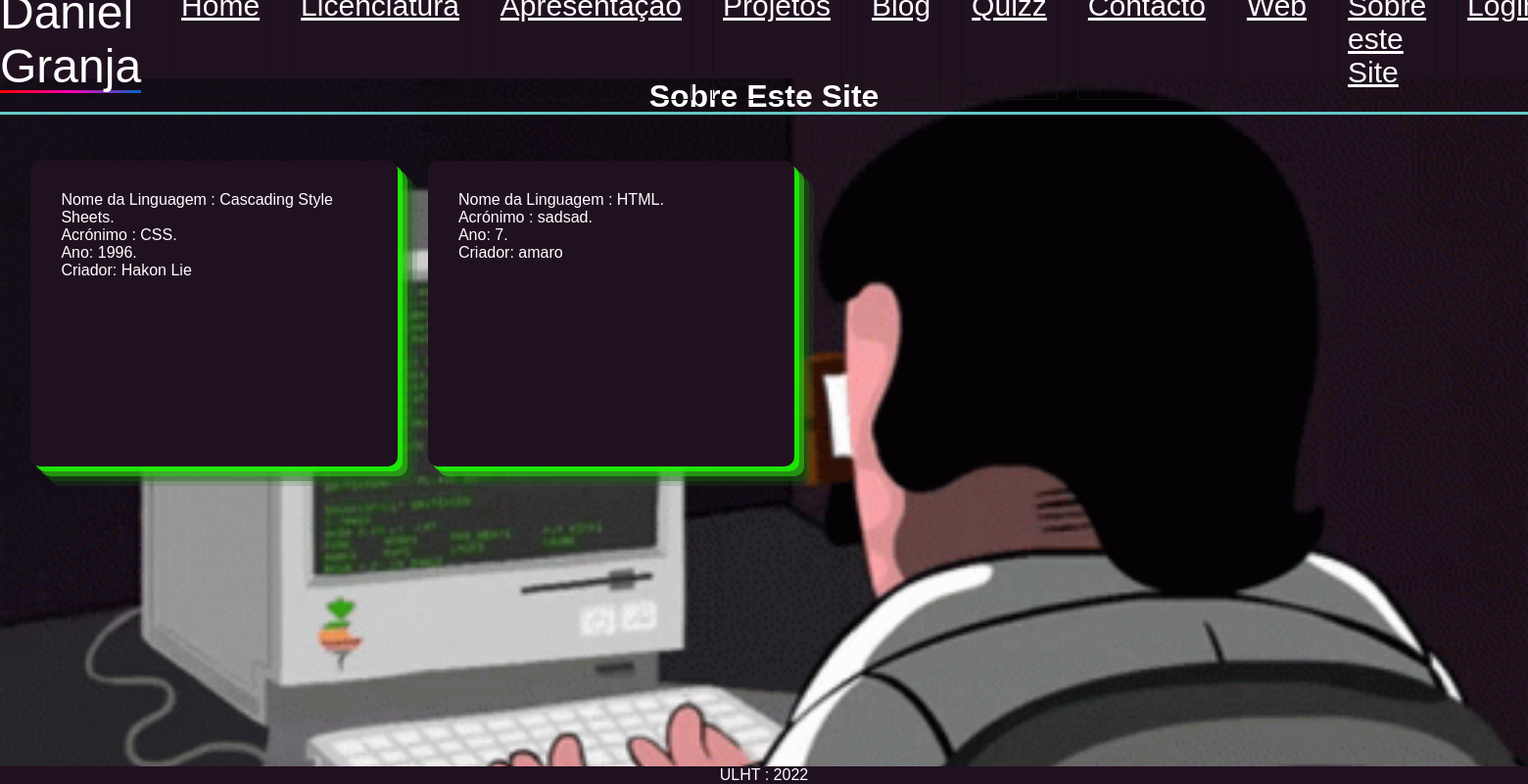
Screenshot of /sobre with the database file from the repository.
### portfolio/models.py (models this page shows, shortened)
class Sobre(models.Model):
    nome = models.CharField(max_length=50)
    acronimo = models.CharField(max_length=50)
    ano = models.IntegerField(max_length=50)
    criador = models.CharField(max_length=50)

### portfolio/views.py (the view)
# urls.py: path('sobre', views.sobre_page_view, name='sobre'),
def sobre_page_view(request):
    context = {'sobre': Sobre.objects.all()}
    return render(request, 'portfolio/sobre.html', context)

### portfolio/templates/portfolio/sobre.html
{% extends 'portfolio/layout.html' %}
{% block main %}
	<h3 class="titulo">Sobre Este Site</h3>
<div class="containerFormacao">
    {% for escolhido in sobre %}
        <div>
    <p style="color: white">
    Nome da Linguagem : {{escolhido.nome }}.
    </p>
        <p style="color: white">
        Acrónimo : {{ escolhido.acronimo }}.
        </p>
            <p style="color: white">
                Ano: {{ escolhido.ano }}.
            </p>
            <p style="color: white">
                Criador: {{ escolhido.criador }}
            </p>
 </div>
    {% endfor %}
</div>
{% endblock main%}

### staticfiles/portfolio/css/estilos.css (style rules this page uses)
* { padding: 0; margin: 0; font-family: sans-serif; }
.background { background-image: url("../images/coding.gif"); background-size: cover; background-repeat: no-repeat; background-color: #201120FF; }
.containerFormacao { display: flex; flex-flow: row wrap; justify-content: left; }
.containerFormacao > div { width: 20%; padding: 2%; margin-top: 3%; margin-left: 2%; color: white; background-color: #201120FF; box-shadow: rgba(27, 250, 2, 0.8) 5px 5px, rgba(45, 204, 21, 0.6) 10px 10px, rgba(16, 105, 4, 0.4) 15px 15px, rgba(36, 117, 37, 0.2) 20px 20px; height: 250px; border-radius: 10px; }
.titulo { display: flex; align-items: center; justify-content: center; font-size: 2em; color: white; background: linear-gradient( to right, rgba(100, 200, 200, 1), rgba(100, 200, 200, 1) ), linear-gradient( to right, rgba(255, 0, 0, 1), rgba(255, 0, 180, 1), rgba(0, 100, 200, 1) ); background-size: 100% 3px; background-position: 50% 100%, 0% 100%; background-repeat: no-repeat; transition: background-size 400ms; }

### rows the page displays
Sobre: nome "Cascading Style Sheets", acronimo "CSS", ano "1996", criador "Hakon Lie"
Sobre: nome "HTML", acronimo "sadsad", ano "7", criador "amaro"
